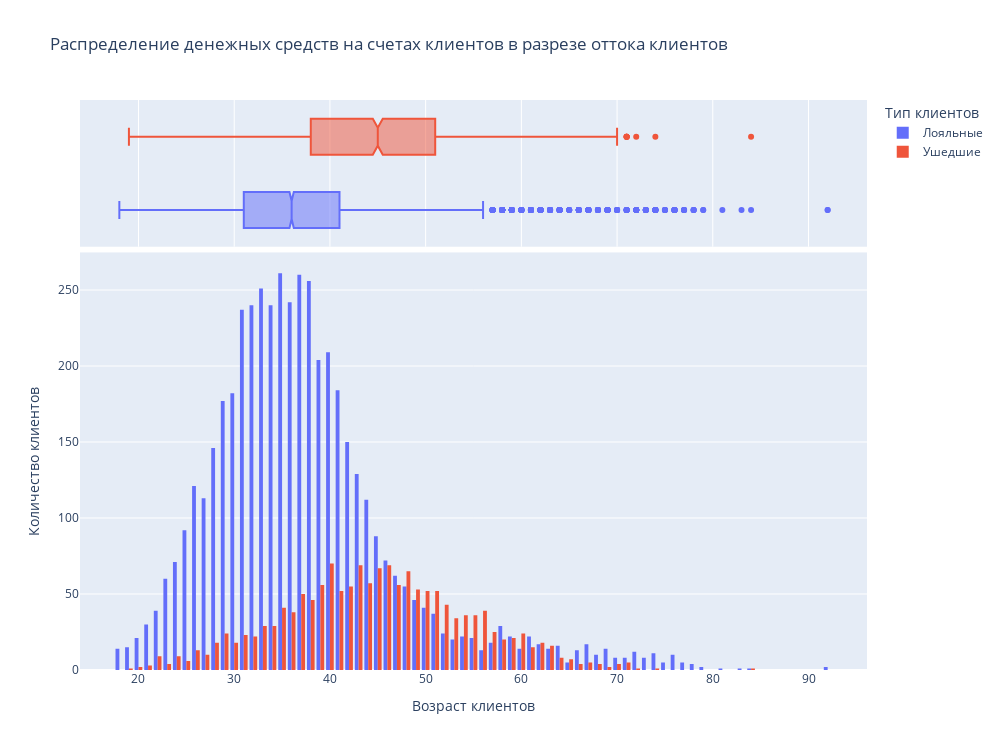

Notebook code for this chart:
### Markdown cell above
Проанализируем **возраст лояльных и ушедших клиентов.**

### Code cell
#Строим гистограмму с помощью Plotly, в качестве значений выводим количество строк

fig = px.histogram(
    data_frame=Balance_data, 
    x ='Age', 
    color = 'Exited',
    height = 750, 
    width = 1000, 
    labels = {'Age':'Возраст клиентов', 'Exited':'Тип клиентов'},
    title ='Распределение денежных средств на счетах клиентов в разрезе оттока клиентов',
    marginal = 'box',
    barmode  = 'group',
)

#Поправим подписи на осях и в легенде для повышения удобочитаемости
fig.update_layout(yaxis_title_text='Количество клиентов')
name_legend = {'0':'Лояльные', '1':'Ушедшие'}
fig.for_each_trace(lambda t: t.update(name = name_legend[t.name]))

fig.show("png")

### Figure 1 — Plotly figure (JSON) as saved in the notebook; plotly's stock layout.template omitted (floating-point values rounded to 4 significant figures; data arrays with more than 128 entries replaced by an {"elided": "..."} marker saying what was removed)
{"data": [{"alignmentgroup": "True", "bingroup": "x", "hovertemplate": "Тип клиентов=0<br>Возраст клиентов=%{x}<br>count=%{y}<extra></extra>", "legendgroup": "0", "marker": {"color": "#636efa", "pattern": {"shape": ""}}, "name": "Лояльные", "offsetgroup": "0", "orientation": "v", "showlegend": true, "type": "histogram", "x": {"elided": "4846 int values"}, "xaxis": "x", "yaxis": "y"}, {"alignmentgroup": "True", "hovertemplate": "Тип клиентов=0<br>Возраст клиентов=%{x}<extra></extra>", "legendgroup": "0", "marker": {"color": "#636efa"}, "name": "Лояльные", "notched": true, "offsetgroup": "0", "showlegend": false, "type": "box", "x": {"elided": "4846 int values"}, "xaxis": "x2", "yaxis": "y2"}, {"alignmentgroup": "True", "bingroup": "x", "hovertemplate": "Тип клиентов=1<br>Возраст клиентов=%{x}<br>count=%{y}<extra></extra>", "legendgroup": "1", "marker": {"color": "#EF553B", "pattern": {"shape": ""}}, "name": "Ушедшие", "offsetgroup": "1", "orientation": "v", "showlegend": true, "type": "histogram", "x": {"elided": "1537 int values"}, "xaxis": "x", "yaxis": "y"}, {"alignmentgroup": "True", "hovertemplate": "Тип клиентов=1<br>Возраст клиентов=%{x}<extra></extra>", "legendgroup": "1", "marker": {"color": "#EF553B"}, "name": "Ушедшие", "notched": true, "offsetgroup": "1", "showlegend": false, "type": "box", "x": {"elided": "1537 int values"}, "xaxis": "x2", "yaxis": "y2"}], "layout": {"barmode": "group", "height": 750, "legend": {"title": {"text": "Тип клиентов"}, "tracegroupgap": 0}, "title": {"text": "Распределение денежных средств на счетах клиентов в разрезе оттока клиентов"}, "width": 1000, "xaxis": {"anchor": "y", "domain": [0, 1], "title": {"text": "Возраст клиентов"}}, "xaxis2": {"anchor": "y2", "domain": [0, 1], "matches": "x", "showgrid": true, "showticklabels": false}, "yaxis": {"anchor": "x", "domain": [0, 0.7326], "title": {"text": "Количество клиентов"}}, "yaxis2": {"anchor": "x2", "domain": [0.7426, 1], "matches": "y2", "showgrid": false, "showline": false, "showticklabels": false, "ticks": ""}}}
